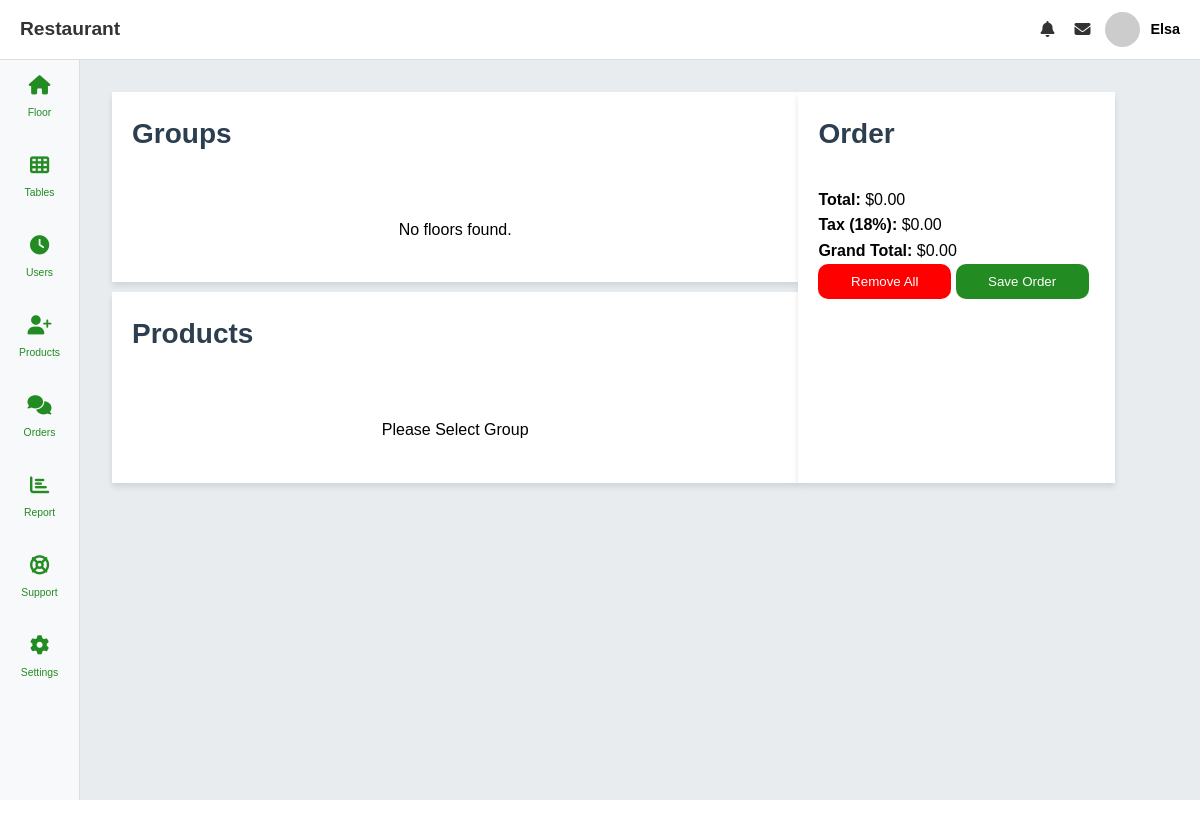
Before: /order.php?id=7&gid=0 (signed in) with the older database file.
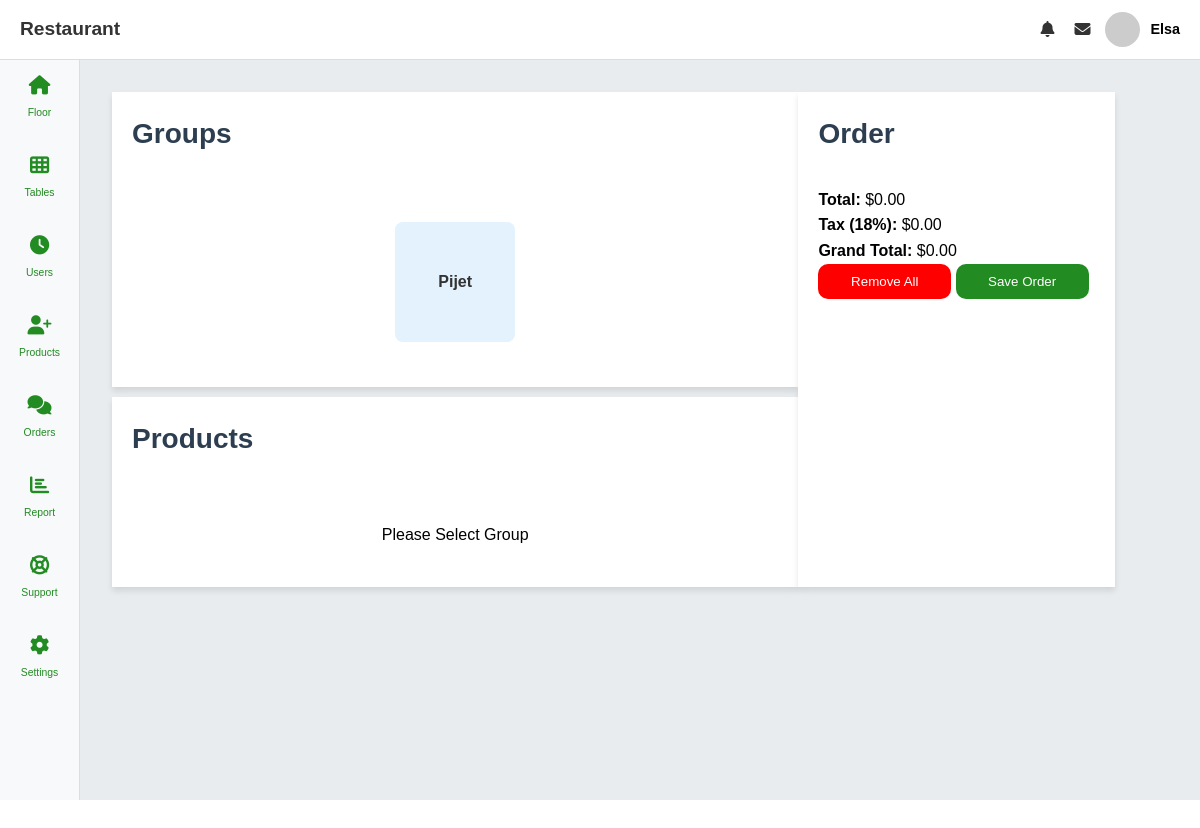
After: the same page with the newer database file.
### tables this page shows
CREATE TABLE `groups` (
  `id` int(11) NOT NULL,
  `group_name` varchar(50) DEFAULT NULL,
  `created_at` timestamp NOT NULL DEFAULT current_timestamp(),
  `updated_at` timestamp NOT NULL DEFAULT current_timestamp() ON UPDATE current_timestamp(),
  `created_by` varchar(100) DEFAULT NULL,
  `updated_by` varchar(100) DEFAULT NULL
);

### classes/Products.php (called while the page is built, shortened)
<?php
class Products
{
    public function getGroups()
    {
        $config = new Database();
        $conn = $config->getConnection();
        $sql = "SELECT * FROM groups";
        $result = mysqli_query($conn, $sql);
        if (mysqli_num_rows($result) > 0) {
            while ($row = mysqli_fetch_assoc($result)) {
                $floors[] = $row;
            }
            return $floors;
        } else {
            return array();
        }
    }
}

### order.php (the view, shortened to what this page needs)
<?php
require_once 'includes/header.php';
require_once 'classes/Products.php';
$tables = new Products();
$allFloors = $tables->getGroups();
$getTables = $tables->getProductsByGroup($_GET['gid']);
?>
<section class="tables-content" style="display: flex; width:100%; flex-wrap: wrap;">
    <div style="width: 65%;">
        <div class="tables" style="width: 100%;">
            <h2>Groups</h2>
            <div class="tables-body">
                <div class="tab-content">
                    <div class="row-table">
                        <?php if (!empty($allFloors)) {
                            foreach ($allFloors as $table) { ?>
                                <a class="table-link" href="order.php?id=<?php echo $_GET['id']; ?>&gid=<?php echo $table['id']; ?>">
                                    <?php echo htmlspecialchars($table['group_name']); ?>
                                </a>
                        <?php
                            }
                        } else {
                            echo "No floors found.";
                        }
                        ?>
                    </div>
                </div>
            </div>
        </div>
        <div class="tables mt-3" style="margin-top: 10px!important; width: 100%;">
            <h2>Products</h2>
            <div class="tables-body">
                <div class="tab-content">
                    <div class="row-table">
                        <?php if (!empty($getTables)) {
                            foreach ($getTables as $table) { ?>
                                <div class="table-link product" data-name="<?php echo htmlspecialchars($table['name']); ?>"
                                    data-price="<?php echo htmlspecialchars($table['price']); ?>"
                                    style="background-image: url('assets/<?php echo ($table['image']); ?>');
                                    background-size: cover; background-position: center;
                                    display: flex; align-items: center; justify-content: center;
                                    color: white; font-weight: bold; flex-wrap: wrap!important; cursor: pointer;">
                                    <p><?php echo htmlspecialchars($table['name']); ?></p>
                                    <br />
                                    <small><?php echo htmlspecialchars($table['price']); ?> $</small>
                                </div>
                        <?php }
                        } else {
                            echo "Please Select Group";
                        } ?>
                    </div>
                </div>
            </div>
        </div>
    </div>
    <div style="width: 30%;">
        <div class="tables" style="width: 100%; height:100%">
            <h2>Order</h2>
            <div class="tables-body">
                <p><strong>Total:</strong> $<span id="total">0.00</span></p>
                <p><strong>Tax (18%):</strong> $<span id="tax">0.00</span></p>
                <p><strong>Grand Total:</strong> $<span id="grand-total">0.00</span></p>
                <button id="clear-all">Remove All</button>
                <button id="save-order">Save Order</button>
            </div>
        </div>
    </div>
</section>
<?php
require_once 'includes/footer.php';
?>

Changed rows visible on the page:
added groups: group_name "Pijet"
Other visible differences:
text no longer shown: "No floors found."
